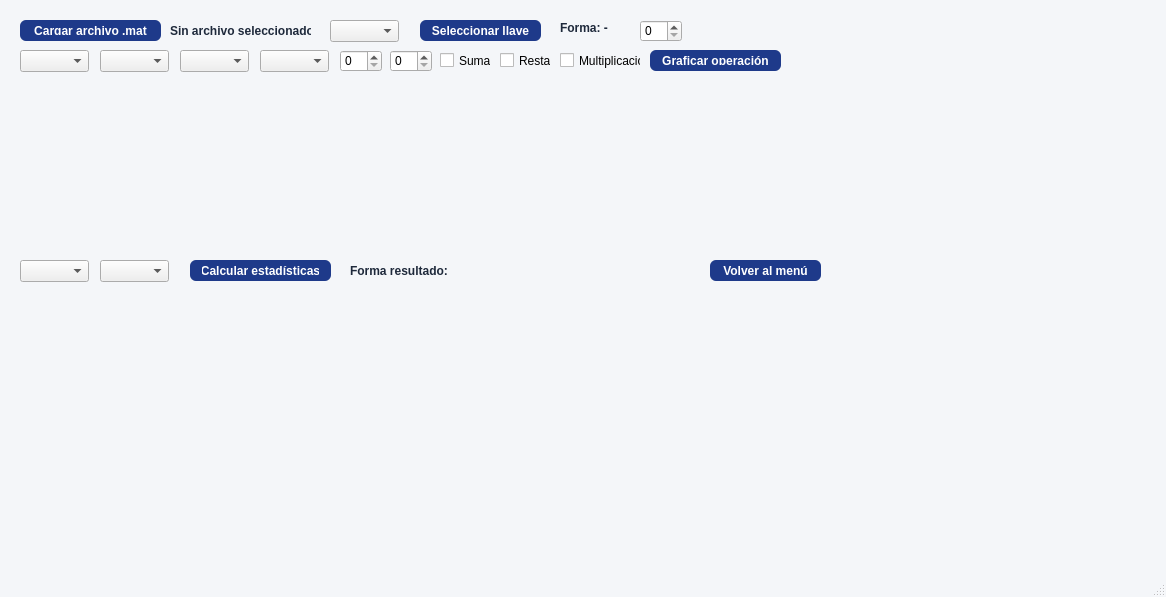
<?xml version="1.0" encoding="UTF-8"?>
<ui version="4.0">
 <class>MainWindow</class>
 <widget class="QMainWindow" name="MainWindow">
  <property name="geometry">
   <rect>
    <x>0</x>
    <y>0</y>
    <width>1166</width>
    <height>597</height>
   </rect>
  </property>
  <property name="windowTitle">
   <string>MainWindow</string>
  </property>
  <property name="styleSheet">
   <string notr="true">QMainWindow {
    background-color: #F4F6F9;
}
QPushButton {
    background-color: #1E3A8A;
    color: white;
    border-radius: 6px;
    padding: 6px 12px;
    font-weight: bold;
}
QPushButton:hover {
    background-color: #2563EB;
}
QLabel {
    color: #1E293B;
    font-weight: bold;
}</string>
  </property>
  <widget class="QWidget" name="centralwidget">
   <widget class="QPushButton" name="btnCargarMAT">
    <property name="geometry">
     <rect>
      <x>20</x>
      <y>20</y>
      <width>141</width>
      <height>21</height>
     </rect>
    </property>
    <property name="text">
     <string>Cargar archivo .mat</string>
    </property>
   </widget>
   <widget class="QLabel" name="labelArchivo">
    <property name="geometry">
     <rect>
      <x>170</x>
      <y>20</y>
      <width>141</width>
      <height>21</height>
     </rect>
    </property>
    <property name="text">
     <string>Sin archivo seleccionado</string>
    </property>
   </widget>
   <widget class="QComboBox" name="comboLlaves">
    <property name="geometry">
     <rect>
      <x>330</x>
      <y>20</y>
      <width>69</width>
      <height>22</height>
     </rect>
    </property>
   </widget>
   <widget class="QPushButton" name="btnSeleccionarLlave">
    <property name="geometry">
     <rect>
      <x>420</x>
      <y>20</y>
      <width>121</width>
      <height>21</height>
     </rect>
    </property>
    <property name="text">
     <string>Seleccionar llave</string>
    </property>
   </widget>
   <widget class="QLabel" name="labelForma">
    <property name="geometry">
     <rect>
      <x>560</x>
      <y>20</y>
      <width>51</width>
      <height>16</height>
     </rect>
    </property>
    <property name="text">
     <string>Forma: -</string>
    </property>
   </widget>
   <widget class="QSpinBox" name="spinFs">
    <property name="geometry">
     <rect>
      <x>640</x>
      <y>20</y>
      <width>42</width>
      <height>22</height>
     </rect>
    </property>
    <property name="maximum">
     <number>10000</number>
    </property>
   </widget>
   <widget class="QComboBox" name="comboCanal1">
    <property name="geometry">
     <rect>
      <x>20</x>
      <y>50</y>
      <width>69</width>
      <height>22</height>
     </rect>
    </property>
   </widget>
   <widget class="QComboBox" name="comboCanal2">
    <property name="geometry">
     <rect>
      <x>100</x>
      <y>50</y>
      <width>69</width>
      <height>22</height>
     </rect>
    </property>
   </widget>
   <widget class="QComboBox" name="comboCanal3">
    <property name="geometry">
     <rect>
      <x>180</x>
      <y>50</y>
      <width>69</width>
      <height>22</height>
     </rect>
    </property>
   </widget>
   <widget class="QComboBox" name="comboCanal4">
    <property name="geometry">
     <rect>
      <x>260</x>
      <y>50</y>
      <width>69</width>
      <height>22</height>
     </rect>
    </property>
   </widget>
   <widget class="QSpinBox" name="spinMin">
    <property name="geometry">
     <rect>
      <x>340</x>
      <y>50</y>
      <width>42</width>
      <height>22</height>
     </rect>
    </property>
    <property name="maximum">
     <number>100000</number>
    </property>
   </widget>
   <widget class="QSpinBox" name="spinMax">
    <property name="geometry">
     <rect>
      <x>390</x>
      <y>50</y>
      <width>42</width>
      <height>22</height>
     </rect>
    </property>
    <property name="maximum">
     <number>100000</number>
    </property>
   </widget>
   <widget class="QCheckBox" name="checkSuma">
    <property name="geometry">
     <rect>
      <x>440</x>
      <y>50</y>
      <width>51</width>
      <height>21</height>
     </rect>
    </property>
    <property name="text">
     <string>Suma</string>
    </property>
   </widget>
   <widget class="QCheckBox" name="checkResta">
    <property name="geometry">
     <rect>
      <x>500</x>
      <y>50</y>
      <width>51</width>
      <height>21</height>
     </rect>
    </property>
    <property name="text">
     <string>Resta</string>
    </property>
   </widget>
   <widget class="QCheckBox" name="checkMultiplicacion">
    <property name="geometry">
     <rect>
      <x>560</x>
      <y>50</y>
      <width>81</width>
      <height>21</height>
     </rect>
    </property>
    <property name="text">
     <string>Multiplicación</string>
    </property>
   </widget>
   <widget class="QPushButton" name="btnOperar">
    <property name="geometry">
     <rect>
      <x>650</x>
      <y>50</y>
      <width>131</width>
      <height>21</height>
     </rect>
    </property>
    <property name="text">
     <string>Graficar operación</string>
    </property>
   </widget>
   <widget class="QWidget" name="widgetOperacion" native="true">
    <property name="geometry">
     <rect>
      <x>790</x>
      <y>50</y>
      <width>271</width>
      <height>201</height>
     </rect>
    </property>
   </widget>
   <widget class="QComboBox" name="comboEje1">
    <property name="geometry">
     <rect>
      <x>20</x>
      <y>260</y>
      <width>69</width>
      <height>22</height>
     </rect>
    </property>
   </widget>
   <widget class="QComboBox" name="comboEje2">
    <property name="geometry">
     <rect>
      <x>100</x>
      <y>260</y>
      <width>69</width>
      <height>22</height>
     </rect>
    </property>
   </widget>
   <widget class="QPushButton" name="btnEstadisticas">
    <property name="geometry">
     <rect>
      <x>190</x>
      <y>260</y>
      <width>141</width>
      <height>21</height>
     </rect>
    </property>
    <property name="text">
     <string>Calcular estadísticas</string>
    </property>
   </widget>
   <widget class="QLabel" name="labelFormaResultado">
    <property name="geometry">
     <rect>
      <x>350</x>
      <y>260</y>
      <width>101</width>
      <height>21</height>
     </rect>
    </property>
    <property name="text">
     <string>Forma resultado: -</string>
    </property>
   </widget>
   <widget class="QWidget" name="widgetBoxplot" native="true">
    <property name="geometry">
     <rect>
      <x>470</x>
      <y>260</y>
      <width>231</width>
      <height>131</height>
     </rect>
    </property>
   </widget>
   <widget class="QPushButton" name="btnVolverMenu">
    <property name="geometry">
     <rect>
      <x>710</x>
      <y>260</y>
      <width>111</width>
      <height>21</height>
     </rect>
    </property>
    <property name="text">
     <string>Volver al menú</string>
    </property>
   </widget>
  </widget>
  <widget class="QMenuBar" name="menubar">
   <property name="geometry">
    <rect>
     <x>0</x>
     <y>0</y>
     <width>1166</width>
     <height>21</height>
    </rect>
   </property>
  </widget>
  <widget class="QStatusBar" name="statusbar"/>
 </widget>
 <resources/>
 <connections/>
</ui>
